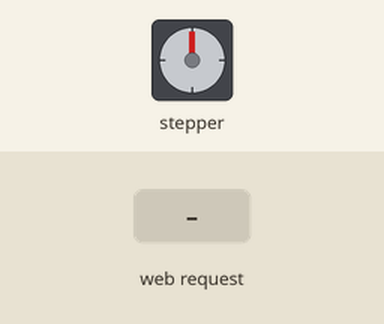
Simulated run of this sketch. Board: ESP8266 (NodeMCU). Shown: stepper motor. Wiring (inferred from the names in the program): stepper motor driver (200 steps per turn assumed): step GPIO 0; direction GPIO 2. Inputs (shaded band) come from the test bench. WiFi joins after 1.5 s; servers stay silent unless stated; what the sketch prints to the serial monitor is not drawn.

Above: at 2.7 s.
2.8 s: HTTP request GET /Command=forward received
At 4.0 s:
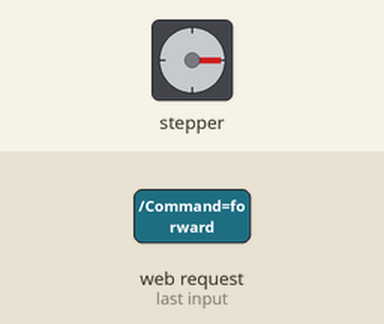
5.2 s: HTTP request GET /Command=backward received
At 5.65 s:
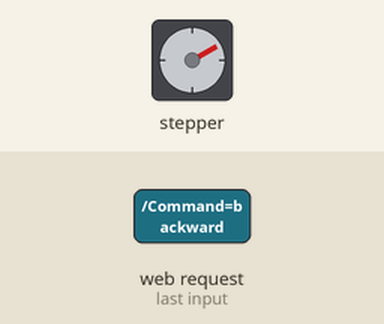
7.3 s: HTTP request GET /Command=backward received
At 8.7 s:
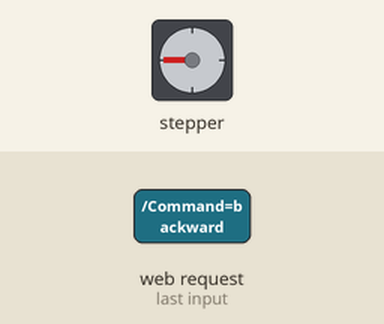
9.7 s: HTTP request GET /Command=forward received
At 10.15 s:
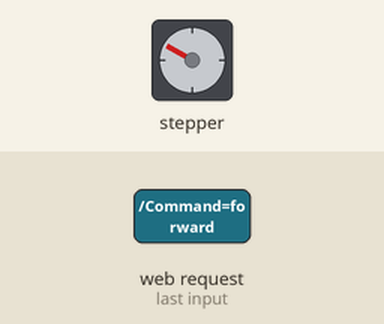
Timing chart, 0 to 12.7 s (numbered marks = the images above; inputs shaded):
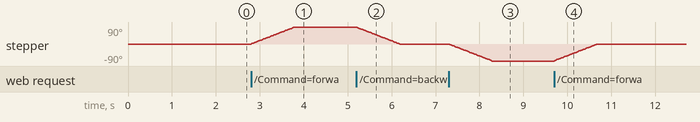

Measured:
- after the input at 2.8 s, stepper: turns 90° clockwise in 0.98 s, starting at once
- after the input at 5.2 s, stepper: turns 90° counter-clockwise in 0.98 s, starting at once
- after the input at 7.3 s, stepper: turns 90° counter-clockwise in 0.98 s, starting at once
- after the input at 9.7 s, stepper: turns 90° clockwise in 0.98 s, starting at once

The sketch:

Rotator.ino
```cpp
#include <ESP8266WiFi.h>

const char* ssid = "<your_wifi_network>";
const char* password = "<your_password>";

int Step = 0; //GPIO0---D3 of Nodemcu--Step of stepper motor driver
int Dir  = 2; //GPIO2---D4 of Nodemcu--Direction of stepper motor driver

WiFiServer server(80);

void setup() {
  Serial.begin(115200);
  delay(10);
 pinMode(Step, OUTPUT); //Step pin as output
 pinMode(Dir,  OUTPUT); //Direcction pin as output
 digitalWrite(Step, LOW); // Currently no stepper motor movement
 digitalWrite(Dir, LOW);

  // Connect to WiFi network
  Serial.println();
  Serial.println();
  Serial.print("Connecting to ");
  Serial.println(ssid);

  WiFi.begin(ssid, password);

  while (WiFi.status() != WL_CONNECTED) {
    delay(500);
    Serial.print(".");
  }
  Serial.println("");
  Serial.println("WiFi connected");

  // Start the server
  server.begin();
  Serial.println("Server started");

  // Print the IP address on serial monitor
  Serial.print("Use this URL to connect: ");
  Serial.print("http://");    //URL IP to be typed in mobile/desktop browser
  Serial.print(WiFi.localIP());
  Serial.println("/");

}

void loop() {
  // Check if a client has connected
  WiFiClient client = server.available();
  if (!client) {
    return;
  }

  // Wait until the client sends some data
  Serial.println("new client");
  while(!client.available()){
    delay(1);
  }

  // Read the first line of the request
  String request = client.readStringUntil('\r');
  Serial.println(request);
  client.flush();

  // Match the request
  int i=0;
  int value = LOW;

  if (request.indexOf("/Command=forward") != -1)  { //Move 50 steps forward
    digitalWrite(Dir, HIGH); //Rotate stepper motor in clock wise direction
          for( i=1;i<=50;i++){
          digitalWrite(Step, HIGH);
          delay(10);
          digitalWrite(Step, LOW);
          delay(10);}
    value = HIGH;
  }

  if (request.indexOf("/Command=backward") != -1)  { //Move 50 steps backwards
    digitalWrite(Dir, LOW); //Rotate stepper motor in anti clock wise direction
          for( i=1;i<=50;i++){
          digitalWrite(Step, HIGH);
          delay(10);
          digitalWrite(Step, LOW);
          delay(10);}
    value = LOW;
  }

  // Return the response
  client.println("HTTP/1.1 200 OK");
  client.println("Content-Type: text/html");
  client.println(""); //  do not forget this one
  client.println("<!DOCTYPE HTML>");
  client.println("<html>");
  client.println("<h1 align=center>Stepper motor controlled over WiFi</h1><br><br>");
  client.print("Stepper motor moving= ");

  if(value == HIGH) {
    client.print("Forward");
  } else {
    client.print("Backward");
  }
  client.println("<br><br>");
  client.println("<a href=\"/Command=forward\"\"><button>Forward </button></a>");
  client.println("<a href=\"/Command=backward\"\"><button>Backward </button></a><br />");
  client.println("</html>");
  delay(1);
  Serial.println("Client disonnected");
  Serial.println("");

}
```
